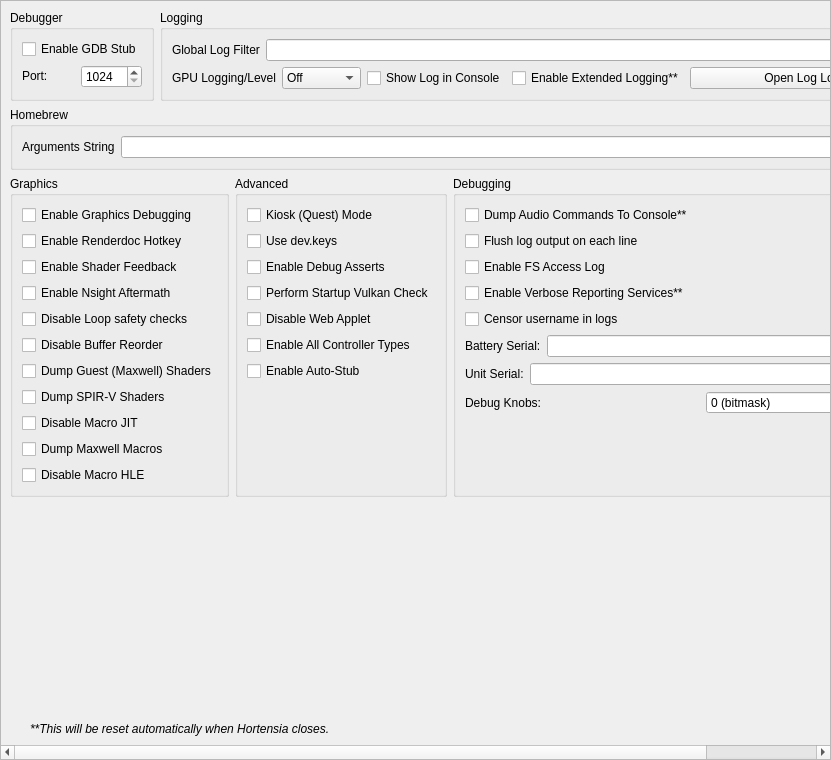
<?xml version="1.0" encoding="UTF-8"?>
<ui version="4.0">
 <class>ConfigureDebug</class>
 <widget class="QScrollArea" name="ConfigureDebug">
  <property name="geometry">
   <rect>
    <x>0</x>
    <y>0</y>
    <width>831</width>
    <height>760</height>
   </rect>
  </property>
  <property name="widgetResizable">
   <bool>true</bool>
  </property>
  <widget class="QWidget" name="widget">
   <property name="geometry">
    <rect>
     <x>0</x>
     <y>0</y>
     <width>829</width>
     <height>758</height>
    </rect>
   </property>
   <layout class="QVBoxLayout" name="verticalLayout_1">
    <item>
     <layout class="QHBoxLayout" name="horizontalLayout">
      <property name="topMargin">
       <number>0</number>
      </property>
      <item>
       <widget class="QGroupBox" name="groupBox">
        <property name="sizePolicy">
         <sizepolicy hsizetype="Preferred" vsizetype="Preferred">
          <horstretch>0</horstretch>
          <verstretch>0</verstretch>
         </sizepolicy>
        </property>
        <property name="title">
         <string>Debugger</string>
        </property>
        <property name="alignment">
         <set>Qt::AlignmentFlag::AlignLeading|Qt::AlignmentFlag::AlignLeft|Qt::AlignmentFlag::AlignTop</set>
        </property>
        <property name="flat">
         <bool>false</bool>
        </property>
        <property name="checkable">
         <bool>false</bool>
        </property>
        <layout class="QVBoxLayout" name="verticalLayout_3">
         <item>
          <widget class="QWidget" name="debug_widget" native="true">
           <property name="sizePolicy">
            <sizepolicy hsizetype="Preferred" vsizetype="Maximum">
             <horstretch>0</horstretch>
             <verstretch>0</verstretch>
            </sizepolicy>
           </property>
           <layout class="QVBoxLayout" name="verticalLayout">
            <property name="sizeConstraint">
             <enum>QLayout::SizeConstraint::SetDefaultConstraint</enum>
            </property>
            <property name="leftMargin">
             <number>0</number>
            </property>
            <property name="topMargin">
             <number>0</number>
            </property>
            <property name="rightMargin">
             <number>0</number>
            </property>
            <property name="bottomMargin">
             <number>0</number>
            </property>
            <item>
             <widget class="QCheckBox" name="toggle_gdbstub">
              <property name="sizePolicy">
               <sizepolicy hsizetype="Maximum" vsizetype="Maximum">
                <horstretch>0</horstretch>
                <verstretch>0</verstretch>
               </sizepolicy>
              </property>
              <property name="text">
               <string>Enable GDB Stub</string>
              </property>
             </widget>
            </item>
            <item>
             <widget class="QWidget" name="horizontalWidget_3" native="true">
              <property name="sizePolicy">
               <sizepolicy hsizetype="Preferred" vsizetype="Maximum">
                <horstretch>0</horstretch>
                <verstretch>0</verstretch>
               </sizepolicy>
              </property>
              <layout class="QHBoxLayout" name="horizontalLayout_3">
               <property name="leftMargin">
                <number>0</number>
               </property>
               <property name="topMargin">
                <number>0</number>
               </property>
               <property name="rightMargin">
                <number>0</number>
               </property>
               <property name="bottomMargin">
                <number>0</number>
               </property>
               <item>
                <widget class="QLabel" name="label_11">
                 <property name="sizePolicy">
                  <sizepolicy hsizetype="Minimum" vsizetype="Maximum">
                   <horstretch>0</horstretch>
                   <verstretch>0</verstretch>
                  </sizepolicy>
                 </property>
                 <property name="text">
                  <string>Port:</string>
                 </property>
                </widget>
               </item>
               <item>
                <widget class="QSpinBox" name="gdbport_spinbox">
                 <property name="sizePolicy">
                  <sizepolicy hsizetype="Preferred" vsizetype="Maximum">
                   <horstretch>0</horstretch>
                   <verstretch>0</verstretch>
                  </sizepolicy>
                 </property>
                 <property name="minimum">
                  <number>1024</number>
                 </property>
                 <property name="maximum">
                  <number>65535</number>
                 </property>
                </widget>
               </item>
              </layout>
             </widget>
            </item>
           </layout>
          </widget>
         </item>
        </layout>
       </widget>
      </item>
      <item>
       <widget class="QGroupBox" name="groupBox_2">
        <property name="sizePolicy">
         <sizepolicy hsizetype="Expanding" vsizetype="Preferred">
          <horstretch>0</horstretch>
          <verstretch>0</verstretch>
         </sizepolicy>
        </property>
        <property name="title">
         <string>Logging</string>
        </property>
        <layout class="QGridLayout" name="gridLayout_1">
         <item row="0" column="0" colspan="4">
          <widget class="QWidget" name="logging_widget" native="true">
           <property name="sizePolicy">
            <sizepolicy hsizetype="Preferred" vsizetype="Maximum">
             <horstretch>0</horstretch>
             <verstretch>0</verstretch>
            </sizepolicy>
           </property>
           <layout class="QHBoxLayout" name="horizontalLayout_1">
            <property name="leftMargin">
             <number>0</number>
            </property>
            <property name="topMargin">
             <number>0</number>
            </property>
            <property name="rightMargin">
             <number>0</number>
            </property>
            <property name="bottomMargin">
             <number>0</number>
            </property>
            <item>
             <widget class="QLabel" name="label_1">
              <property name="sizePolicy">
               <sizepolicy hsizetype="Preferred" vsizetype="Preferred">
                <horstretch>0</horstretch>
                <verstretch>0</verstretch>
               </sizepolicy>
              </property>
              <property name="text">
               <string>Global Log Filter</string>
              </property>
             </widget>
            </item>
            <item>
             <widget class="QLineEdit" name="log_filter_edit"/>
            </item>
           </layout>
          </widget>
         </item>
         <item row="1" column="0">
          <widget class="QWidget" name="gpu_log_level_widget" native="true">
           <property name="sizePolicy">
            <sizepolicy hsizetype="Preferred" vsizetype="Maximum">
             <horstretch>0</horstretch>
             <verstretch>0</verstretch>
            </sizepolicy>
           </property>
           <layout class="QHBoxLayout" name="gpu_log_level_layout">
            <property name="leftMargin">
             <number>0</number>
            </property>
            <property name="topMargin">
             <number>0</number>
            </property>
            <property name="rightMargin">
             <number>0</number>
            </property>
            <property name="bottomMargin">
             <number>0</number>
            </property>
            <item>
             <widget class="QLabel" name="gpu_log_level_label">
              <property name="text">
               <string>GPU Logging/Level</string>
              </property>
             </widget>
            </item>
            <item>
             <widget class="QComboBox" name="gpu_log_level">
              <property name="toolTip">
               <string>Detail level for GPU logs. Off disables logging entirely.</string>
              </property>
              <item>
               <property name="text">
                <string>Off</string>
               </property>
              </item>
              <item>
               <property name="text">
                <string>Errors</string>
               </property>
              </item>
              <item>
               <property name="text">
                <string>Standard</string>
               </property>
              </item>
              <item>
               <property name="text">
                <string>Verbose</string>
               </property>
              </item>
              <item>
               <property name="text">
                <string>All</string>
               </property>
              </item>
             </widget>
            </item>
           </layout>
          </widget>
         </item>
         <item row="1" column="1">
          <widget class="QCheckBox" name="toggle_console">
           <property name="text">
            <string>Show Log in Console</string>
           </property>
          </widget>
         </item>
         <item row="1" column="2">
          <widget class="QCheckBox" name="extended_logging">
           <property name="enabled">
            <bool>true</bool>
           </property>
           <property name="toolTip">
            <string>When checked, the max size of the log increases from 100 MB to 1 GB</string>
           </property>
           <property name="text">
            <string>Enable Extended Logging**</string>
           </property>
          </widget>
         </item>
         <item row="1" column="3">
          <widget class="QPushButton" name="open_log_button">
           <property name="sizePolicy">
            <sizepolicy hsizetype="Expanding" vsizetype="Maximum">
             <horstretch>1</horstretch>
             <verstretch>0</verstretch>
            </sizepolicy>
           </property>
           <property name="minimumSize">
            <size>
             <width>250</width>
             <height>0</height>
            </size>
           </property>
           <property name="text">
            <string>Open Log Location</string>
           </property>
          </widget>
         </item>
        </layout>
       </widget>
      </item>
     </layout>
    </item>
    <item>
     <widget class="QGroupBox" name="groupBox_3">
      <property name="title">
       <string>Homebrew</string>
      </property>
      <layout class="QVBoxLayout" name="verticalLayout_5">
       <item>
        <layout class="QHBoxLayout" name="horizontalLayout_4">
         <item>
          <widget class="QLabel" name="label_3">
           <property name="text">
            <string>Arguments String</string>
           </property>
          </widget>
         </item>
         <item>
          <widget class="QLineEdit" name="homebrew_args_edit"/>
         </item>
        </layout>
       </item>
      </layout>
     </widget>
    </item>
    <item>
     <layout class="QHBoxLayout" name="horizontalLayout_2">
      <item>
       <widget class="QGroupBox" name="groupBox_4">
        <property name="title">
         <string>Graphics</string>
        </property>
        <layout class="QGridLayout" name="gridLayout_2">
         <item row="4" column="0">
          <widget class="QCheckBox" name="disable_loop_safety_checks">
           <property name="toolTip">
            <string>When checked, it executes shaders without loop logic changes</string>
           </property>
           <property name="text">
            <string>Disable Loop safety checks</string>
           </property>
          </widget>
         </item>
         <item row="9" column="0">
          <widget class="QCheckBox" name="dump_macros">
           <property name="enabled">
            <bool>true</bool>
           </property>
           <property name="toolTip">
            <string>When checked, it will dump all the macro programs of the GPU</string>
           </property>
           <property name="text">
            <string>Dump Maxwell Macros</string>
           </property>
          </widget>
         </item>
         <item row="3" column="0">
          <widget class="QCheckBox" name="enable_nsight_aftermath">
           <property name="toolTip">
            <string>When checked, it enables Nsight Aftermath crash dumps</string>
           </property>
           <property name="text">
            <string>Enable Nsight Aftermath</string>
           </property>
          </widget>
         </item>
         <item row="6" column="0">
          <widget class="QCheckBox" name="dump_guest_shaders">
           <property name="enabled">
            <bool>true</bool>
           </property>
           <property name="toolTip">
            <string>When checked, it will dump original Maxwell guest shader bytecode (the input to the recompiler) as .ash files under DumpDir/shaders/. Useful for inspection with nvdisasm.</string>
           </property>
           <property name="text">
            <string>Dump Guest (Maxwell) Shaders</string>
           </property>
          </widget>
         </item>
         <item row="1" column="0">
          <widget class="QCheckBox" name="enable_renderdoc_hotkey">
           <property name="text">
            <string>Enable Renderdoc Hotkey</string>
           </property>
          </widget>
         </item>
         <item row="8" column="0">
          <widget class="QCheckBox" name="disable_macro_jit">
           <property name="enabled">
            <bool>true</bool>
           </property>
           <property name="toolTip">
            <string>When checked, it disables the macro Just In Time compiler. Enabling this makes games run slower</string>
           </property>
           <property name="text">
            <string>Disable Macro JIT</string>
           </property>
          </widget>
         </item>
         <item row="10" column="0">
          <widget class="QCheckBox" name="disable_macro_hle">
           <property name="enabled">
            <bool>true</bool>
           </property>
           <property name="toolTip">
            <string>When checked, it disables the macro HLE functions. Enabling this makes games run slower</string>
           </property>
           <property name="text">
            <string>Disable Macro HLE</string>
           </property>
          </widget>
         </item>
         <item row="0" column="0">
          <widget class="QCheckBox" name="enable_graphics_debugging">
           <property name="enabled">
            <bool>true</bool>
           </property>
           <property name="toolTip">
            <string>When checked, the graphics API enters a slower debugging mode</string>
           </property>
           <property name="text">
            <string>Enable Graphics Debugging</string>
           </property>
          </widget>
         </item>
         <item row="11" column="0">
          <spacer name="verticalSpacer_5">
           <property name="orientation">
            <enum>Qt::Orientation::Vertical</enum>
           </property>
           <property name="sizeType">
            <enum>QSizePolicy::Policy::Preferred</enum>
           </property>
           <property name="sizeHint" stdset="0">
            <size>
             <width>20</width>
             <height>0</height>
            </size>
           </property>
          </spacer>
         </item>
         <item row="2" column="0">
          <widget class="QCheckBox" name="enable_shader_feedback">
           <property name="toolTip">
            <string>When checked, Hortensia will log statistics about the compiled pipeline cache</string>
           </property>
           <property name="text">
            <string>Enable Shader Feedback</string>
           </property>
          </widget>
         </item>
         <item row="5" column="0">
          <widget class="QCheckBox" name="disable_buffer_reorder">
           <property name="toolTip">
            <string>&lt;html&gt;&lt;head/&gt;&lt;body&gt;&lt;p&gt;When checked, disables reordering of mapped memory uploads which allows to associate uploads with specific draws. May reduce performance in some cases.&lt;/p&gt;&lt;/body&gt;&lt;/html&gt;</string>
           </property>
           <property name="text">
            <string>Disable Buffer Reorder</string>
           </property>
          </widget>
         </item>
         <item row="7" column="0">
          <widget class="QCheckBox" name="gpu_log_shader_dumps">
           <property name="toolTip">
            <string>When checked, it will dump the recompiler's output SPIR-V binaries (.spv) under LogDir/shaders/. Inspect via SPIRV-Tools (spirv-dis / spirv-cross / spirv-val) or RenderDoc.</string>
           </property>
           <property name="text">
            <string>Dump SPIR-V Shaders</string>
           </property>
          </widget>
         </item>
        </layout>
       </widget>
      </item>
      <item>
       <widget class="QGroupBox" name="groupBox_6">
        <property name="title">
         <string>Advanced</string>
        </property>
        <layout class="QGridLayout" name="gridLayout_4">
         <item row="3" column="0">
          <widget class="QCheckBox" name="perform_vulkan_check">
           <property name="toolTip">
            <string>Enables Hortensia to check for a working Vulkan environment when the program starts up. Disable this if this is causing issues with external programs seeing Hortensia.</string>
           </property>
           <property name="text">
            <string>Perform Startup Vulkan Check</string>
           </property>
          </widget>
         </item>
         <item row="4" column="0">
          <widget class="QCheckBox" name="disable_web_applet">
           <property name="text">
            <string>Disable Web Applet</string>
           </property>
          </widget>
         </item>
         <item row="5" column="0">
          <widget class="QCheckBox" name="enable_all_controllers">
           <property name="text">
            <string>Enable All Controller Types</string>
           </property>
          </widget>
         </item>
         <item row="6" column="0">
          <widget class="QCheckBox" name="use_auto_stub">
           <property name="text">
            <string>Enable Auto-Stub</string>
           </property>
          </widget>
         </item>
         <item row="0" column="0">
          <widget class="QCheckBox" name="quest_flag">
           <property name="text">
            <string>Kiosk (Quest) Mode</string>
           </property>
          </widget>
         </item>
         <item row="1" column="0">
          <widget class="QCheckBox" name="use_dev_keys">
           <property name="text">
            <string>Use dev.keys</string>
           </property>
          </widget>
         </item>
         <item row="2" column="0">
          <widget class="QCheckBox" name="use_debug_asserts">
           <property name="text">
            <string>Enable Debug Asserts</string>
           </property>
          </widget>
         </item>
         <item row="7" column="0">
          <spacer name="verticalSpacer_4">
           <property name="orientation">
            <enum>Qt::Orientation::Vertical</enum>
           </property>
           <property name="sizeType">
            <enum>QSizePolicy::Policy::Expanding</enum>
           </property>
           <property name="sizeHint" stdset="0">
            <size>
             <width>20</width>
             <height>0</height>
            </size>
           </property>
          </spacer>
         </item>
        </layout>
       </widget>
      </item>
      <item>
       <widget class="QGroupBox" name="groupBox_5">
        <property name="title">
         <string>Debugging</string>
        </property>
        <layout class="QGridLayout" name="gridLayout_3">
         <item row="6" column="0">
          <widget class="QWidget" name="serial_battery_widget" native="true">
           <property name="sizePolicy">
            <sizepolicy hsizetype="Preferred" vsizetype="Maximum">
             <horstretch>0</horstretch>
             <verstretch>0</verstretch>
            </sizepolicy>
           </property>
           <layout class="QHBoxLayout" name="horizontalLayout_11">
            <property name="leftMargin">
             <number>0</number>
            </property>
            <property name="topMargin">
             <number>0</number>
            </property>
            <property name="rightMargin">
             <number>0</number>
            </property>
            <property name="bottomMargin">
             <number>0</number>
            </property>
            <item>
             <widget class="QLabel" name="label_12">
              <property name="sizePolicy">
               <sizepolicy hsizetype="Preferred" vsizetype="Preferred">
                <horstretch>0</horstretch>
                <verstretch>0</verstretch>
               </sizepolicy>
              </property>
              <property name="text">
               <string>Battery Serial:</string>
              </property>
             </widget>
            </item>
            <item>
             <widget class="QLineEdit" name="serial_battery_edit"/>
            </item>
           </layout>
          </widget>
         </item>
         <item row="8" column="0">
          <widget class="QWidget" name="debug_knobs_widget" native="true">
           <property name="sizePolicy">
            <sizepolicy hsizetype="Preferred" vsizetype="Maximum">
             <horstretch>0</horstretch>
             <verstretch>0</verstretch>
            </sizepolicy>
           </property>
           <layout class="QHBoxLayout" name="horizontalLayout_debug_knobs">
            <property name="leftMargin">
             <number>0</number>
            </property>
            <property name="topMargin">
             <number>0</number>
            </property>
            <property name="rightMargin">
             <number>0</number>
            </property>
            <property name="bottomMargin">
             <number>0</number>
            </property>
            <item>
             <widget class="QLabel" name="label_debug_knobs">
              <property name="sizePolicy">
               <sizepolicy hsizetype="Preferred" vsizetype="Preferred">
                <horstretch>0</horstretch>
                <verstretch>0</verstretch>
               </sizepolicy>
              </property>
              <property name="text">
               <string>Debug Knobs:</string>
              </property>
             </widget>
            </item>
            <item>
             <widget class="QSpinBox" name="debug_knobs_spinbox">
              <property name="minimum">
               <number>0</number>
              </property>
              <property name="maximum">
               <number>65535</number>
              </property>
              <property name="toolTip">
               <string>Bitmask for quick development toggles</string>
              </property>
              <property name="statusTip">
               <string>Set debug knobs (bitmask)</string>
              </property>
              <property name="whatsThis">
               <string>16-bit debug knob set for quick development toggles</string>
              </property>
              <property name="suffix">
               <string> (bitmask)</string>
              </property>
             </widget>
            </item>
           </layout>
          </widget>
         </item>
         <item row="7" column="0">
          <widget class="QWidget" name="serial_board_widget" native="true">
           <property name="sizePolicy">
            <sizepolicy hsizetype="Preferred" vsizetype="Maximum">
             <horstretch>0</horstretch>
             <verstretch>0</verstretch>
            </sizepolicy>
           </property>
           <layout class="QHBoxLayout" name="horizontalLayout_12">
            <property name="leftMargin">
             <number>0</number>
            </property>
            <property name="topMargin">
             <number>0</number>
            </property>
            <property name="rightMargin">
             <number>0</number>
            </property>
            <property name="bottomMargin">
             <number>0</number>
            </property>
            <item>
             <widget class="QLabel" name="label_13">
              <property name="sizePolicy">
               <sizepolicy hsizetype="Preferred" vsizetype="Preferred">
                <horstretch>0</horstretch>
                <verstretch>0</verstretch>
               </sizepolicy>
              </property>
              <property name="text">
               <string>Unit Serial:</string>
              </property>
             </widget>
            </item>
            <item>
             <widget class="QLineEdit" name="serial_board_edit"/>
            </item>
           </layout>
          </widget>
         </item>
         <item row="20" column="0">
          <spacer name="verticalSpacer_3">
           <property name="orientation">
            <enum>Qt::Orientation::Vertical</enum>
           </property>
           <property name="sizeType">
            <enum>QSizePolicy::Policy::Expanding</enum>
           </property>
           <property name="sizeHint" stdset="0">
            <size>
             <width>20</width>
             <height>0</height>
            </size>
           </property>
          </spacer>
         </item>
         <item row="1" column="0">
          <widget class="QCheckBox" name="dump_audio_commands">
           <property name="toolTip">
            <string>Enable this to output the latest generated audio command list to the console. Only affects games using the audio renderer.</string>
           </property>
           <property name="text">
            <string>Dump Audio Commands To Console**</string>
           </property>
          </widget>
         </item>
         <item row="2" column="0">
          <widget class="QCheckBox" name="flush_line">
           <property name="text">
            <string>Flush log output on each line</string>
           </property>
          </widget>
         </item>
         <item row="3" column="0">
          <widget class="QCheckBox" name="fs_access_log">
           <property name="text">
            <string>Enable FS Access Log</string>
           </property>
          </widget>
         </item>
         <item row="4" column="0">
          <widget class="QCheckBox" name="reporting_services">
           <property name="text">
            <string>Enable Verbose Reporting Services**</string>
           </property>
          </widget>
         </item>
         <item row="5" column="0">
          <widget class="QCheckBox" name="censor_username">
           <property name="text">
            <string>Censor username in logs</string>
           </property>
          </widget>
         </item>
        </layout>
       </widget>
      </item>
     </layout>
    </item>
    <item>
     <spacer name="verticalSpacer">
      <property name="orientation">
       <enum>Qt::Orientation::Vertical</enum>
      </property>
      <property name="sizeHint" stdset="0">
       <size>
        <width>20</width>
        <height>0</height>
       </size>
      </property>
     </spacer>
    </item>
    <item>
     <widget class="QLabel" name="label_5">
      <property name="sizePolicy">
       <sizepolicy hsizetype="Expanding" vsizetype="Preferred">
        <horstretch>0</horstretch>
        <verstretch>0</verstretch>
       </sizepolicy>
      </property>
      <property name="font">
       <font>
        <italic>true</italic>
       </font>
      </property>
      <property name="text">
    <string>**This will be reset automatically when Hortensia closes.</string>
      </property>
      <property name="indent">
       <number>20</number>
      </property>
     </widget>
    </item>
   </layout>
  </widget>
 </widget>
 <tabstops>
  <tabstop>log_filter_edit</tabstop>
  <tabstop>toggle_console</tabstop>
  <tabstop>extended_logging</tabstop>
  <tabstop>open_log_button</tabstop>
  <tabstop>homebrew_args_edit</tabstop>
  <tabstop>enable_graphics_debugging</tabstop>
  <tabstop>enable_shader_feedback</tabstop>
  <tabstop>enable_nsight_aftermath</tabstop>
  <tabstop>fs_access_log</tabstop>
  <tabstop>reporting_services</tabstop>
  <tabstop>quest_flag</tabstop>
  <tabstop>use_debug_asserts</tabstop>
 </tabstops>
 <resources/>
 <connections/>
</ui>
